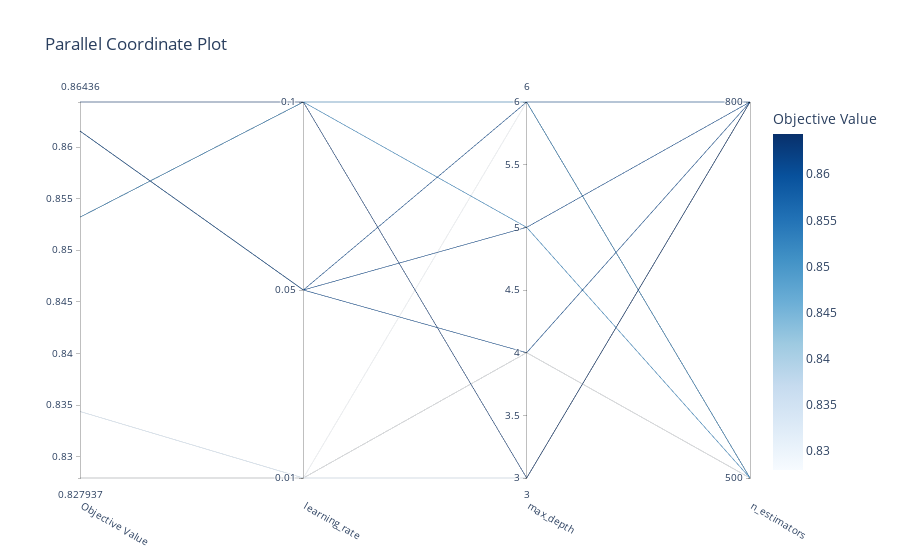

Notebook code cell kept with this figure:
### Markdown cell above
### Visualization of hyperparameter relationships

### Code cell
optuna.visualization.plot_parallel_coordinate(study, params=[params for params in study.best_params])

### Figure 1 — Plotly figure (JSON) as saved in the notebook; plotly's stock layout.template omitted (floating-point values rounded to 4 significant figures)
{"data": [{"dimensions": [{"label": "Objective Value", "range": [0.8279, 0.8644], "values": [0.8279, 0.8279, 0.8279, 0.8344, 0.8615, 0.8615, 0.8615, 0.8532, 0.8532, 0.8644]}, {"label": "learning_rate", "range": [0, 2], "ticktext": ["0.01", "0.05", "0.1"], "tickvals": [0, 1, 2], "values": [0, 0, 0, 0, 1, 1, 1, 2, 2, 2]}, {"label": "max_depth", "range": [3, 6], "values": [4, 4, 6, 3, 6, 5, 4, 5, 6, 3]}, {"label": "n_estimators", "range": [0, 1], "ticktext": ["500", "800"], "tickvals": [0, 1], "values": [0, 0, 0, 1, 1, 1, 1, 0, 0, 1]}], "labelangle": 30, "labelside": "bottom", "line": {"color": [0.8279, 0.8279, 0.8279, 0.8344, 0.8615, 0.8615, 0.8615, 0.8532, 0.8532, 0.8644], "colorbar": {"title": {"text": "Objective Value"}}, "colorscale": [[0, "rgb(247,251,255)"], [0.125, "rgb(222,235,247)"], [0.25, "rgb(198,219,239)"], [0.375, "rgb(158,202,225)"], [0.5, "rgb(107,174,214)"], [0.625, "rgb(66,146,198)"], [0.75, "rgb(33,113,181)"], [0.875, "rgb(8,81,156)"], [1, "rgb(8,48,107)"]], "reversescale": false, "showscale": true}, "type": "parcoords"}], "layout": {"title": {"text": "Parallel Coordinate Plot"}}}
